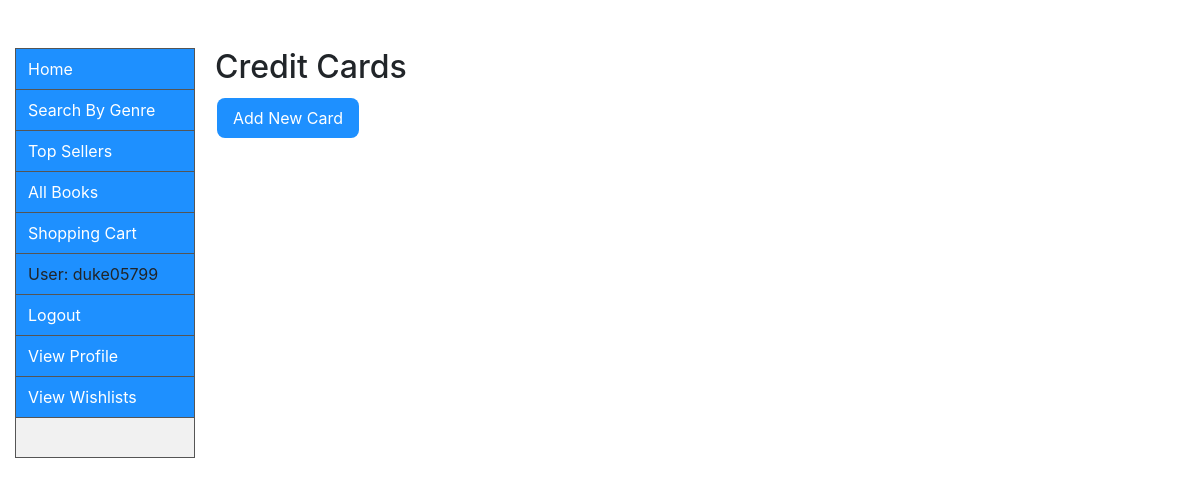
The app's page /search/creditcards/ (signed in), older data.
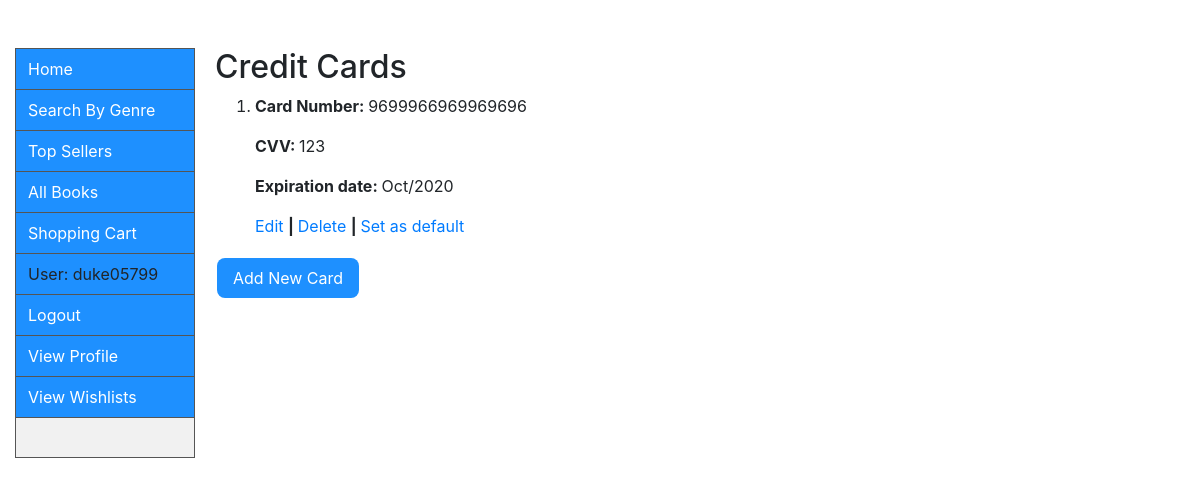
The same page, newer data.
### catalog/models.py (models this page shows, shortened)
class CreditCard(models.Model):
    username = models.ForeignKey(
        'UserProfile', on_delete=models.SET_NULL, null=True)
    ccnumber = models.PositiveIntegerField(default=0, validators=[
                                           MaxValueValidator(9999999999999999)])  # 16 digits for valid CC number
    ccv = models.PositiveIntegerField(
        default=0, validators=[MaxValueValidator(999)])
    expiration = models.DateField(
        help_text="(YYYY-MM-DD)", null=True, auto_now_add=False, auto_now=False, blank=True)

### catalog/views.py (the view)
# urls.py: path('creditcards/', views.creditcards, name='creditcards'),
def creditcards(request):
    user = request.user.userprofile
    cards = CreditCard.objects.filter(username=user)
    args = {'user': request.user,
            'cards': cards
            }
    return render(request, 'creditcards.html', args)

### catalog/templates/creditcards.html
{% extends "base_generic.html" %}
{% block content %}
  <h2>Credit Cards</h2>
    {% for card in cards %}
    <ol>
  <li>
    <strong>Card Number: </strong>{{card.ccnumber}} <p></p>
    <p><strong>CVV: </strong>{{card.ccv}} </p>
     <p><strong>Expiration date: </strong>{{card.expiration|date:"M/Y"}} </p>
     <p><a href= {% url 'editcreditcard' card.id %}>Edit</a> <strong> | </strong> <a href= {% url 'deletecreditcard' card.id %}>Delete</a> <strong> | </strong> <a href="">Set as default</a></p>
  </li>
  </ol>
  {% endfor %}
  <p><a href= {% url 'addcreditcard' %}><strong><button type="button" class="button2">Add New Card</button> </strong></a><p></p
{% endblock %}

Row changes from the older to the newer data that the page shows:
added CreditCard: ccnumber "9699966969969696", ccv "123", expiration "Oct/2020"
